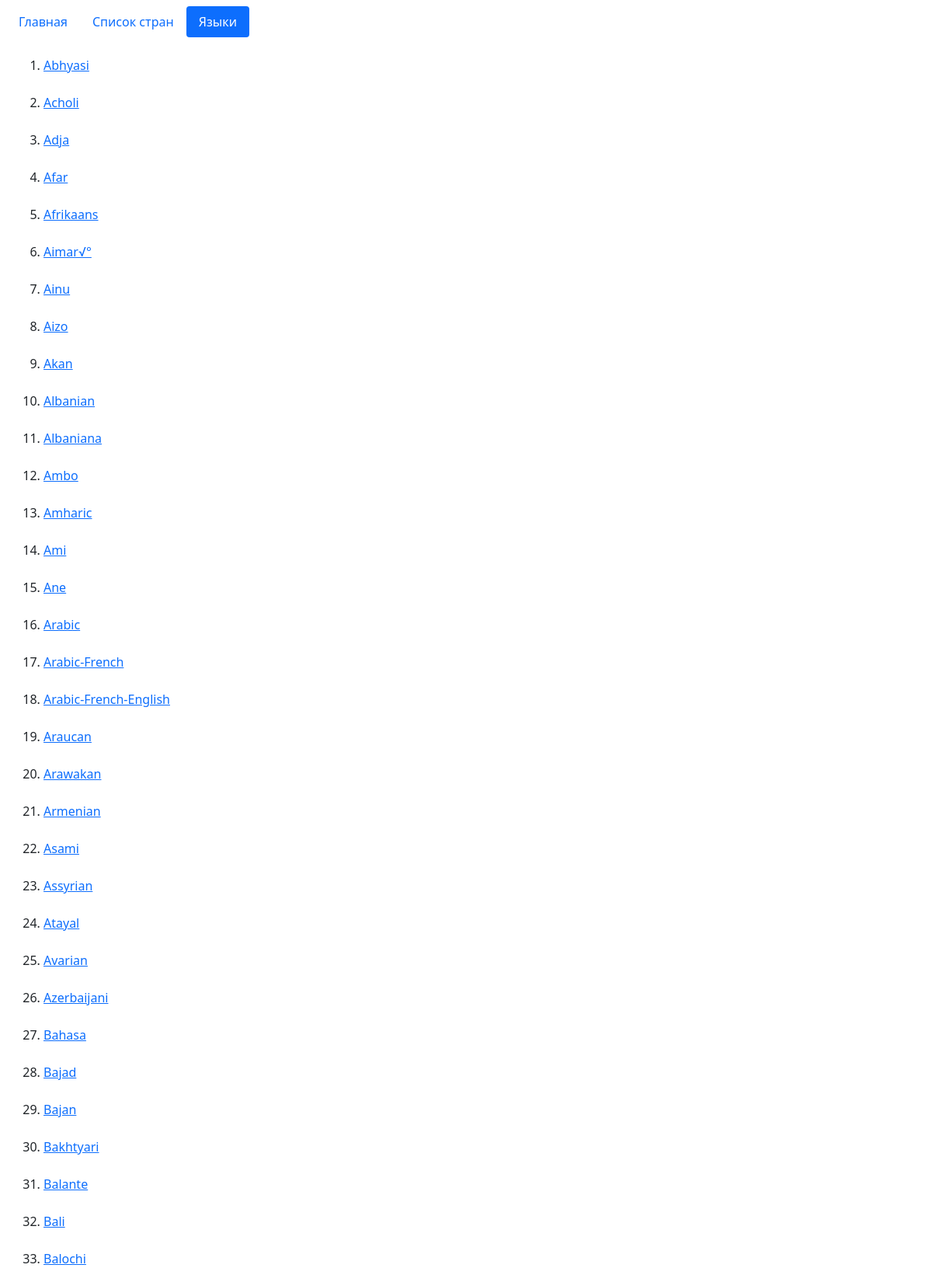
Page /languages/ (upper part) on the committed database.
### MainApp/models.py (models this page shows)
class Language(models.Model):
    name = models.CharField(max_length=100, unique=True)

### MainApp/views.py (the view)
# urls.py: path('languages/', views.languages, name="languages")
def languages(request):
    langs = Language.objects.values('name').order_by('name')
    return render(request, 'languages.html', {"languages": langs})

### templates/languages.html (shortened to what this page needs)
{% extends 'base.html'%}
{% block content%}
<ol class = "m-4">
    {% for language in languages %}
        <div class="mb-4"><li><a href="{% url 'countries_languages' language.name %}"> {{ language.name }}</a></li></div>
    {% endfor %}
</ol>
{% endblock %}

### templates/base.html (shortened to what this page needs)
<!DOCTYPE html>
<html lang="en">
<head>
    {% load static %}
    <link rel="stylesheet" href="{% static 'css/style.css'%}">
    <link href="https://cdn.jsdelivr.net/npm/bootstrap@5.0.2/dist/css/bootstrap.min.css"
          rel="stylesheet"
>
</head>
<body>
    {% include 'header.html' %}
    {% block content %}{% endblock%}
</body>
</html>

### templates/header.html (shortened to what this page needs)
<ul class="nav nav-pills m-2">
  <li class="nav-item">
    <a class="nav-link {% if request.resolver_match.url_name == 'home' %}active{% endif %}" href="{% url 'home' %}">Главная</a>
  </li>
  <li class="nav-item">
    <a class="nav-link " href = "{% url 'countries' %}">Список стран</a>
  </li>
  <li class="nav-item">
    <a class="nav-link {% if request.resolver_match.url_name == 'languages' %}active
    {% elif request.resolver_match.url_name == 'country' %}active{% endif %}" href = "{% url 'languages' %}">Языки</a>
  </li>
</ul>

### rows in the picture
Language: name "Abhyasi"
Language: name "Acholi"
Language: name "Adja"
Language: name "Afar"
Language: name "Afrikaans"
Language: name "Aimar√°"
Language: name "Ainu"
Language: name "Aizo"
Language: name "Akan"
Language: name "Albanian"
Language: name "Albaniana"
Language: name "Ambo"
Language: name "Amharic"
Language: name "Ami"
Language: name "Ane"
Language: name "Arabic"
Language: name "Arabic-French"
Language: name "Arabic-French-English"
Language: name "Araucan"
Language: name "Arawakan"
Language: name "Armenian"
Language: name "Asami"
Language: name "Assyrian"
Language: name "Atayal"
Language: name "Avarian"
Language: name "Azerbaijani"
Language: name "Bahasa"
Language: name "Bajad"
Language: name "Bajan"
Language: name "Bakhtyari"
Language: name "Balante"
Language: name "Bali"
Language: name "Balochi"
